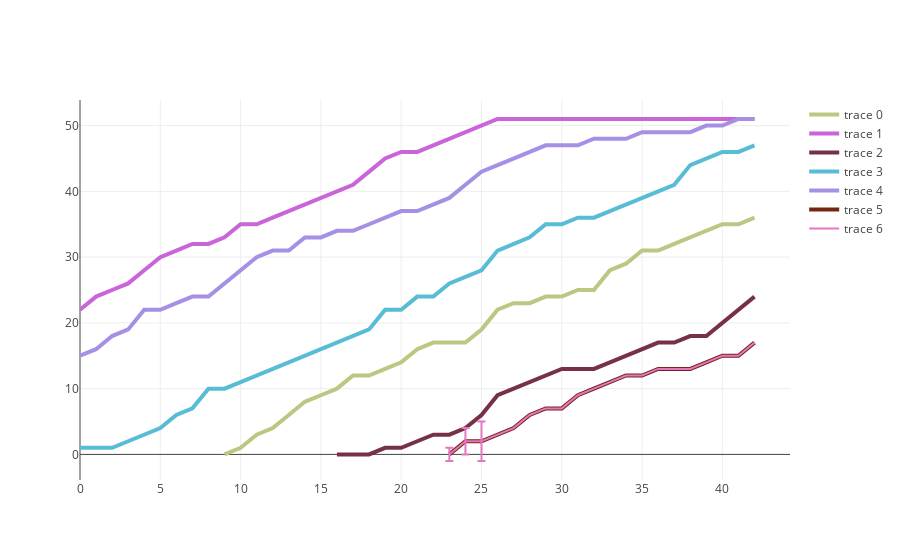

Here is the notebook cell this chart was saved with:
### Markdown cell above
Plotly integrates a lot of variants of scatter plots very easily as arguments to the Scatter plot object. This includes, as mentioned before, Line graphs, but also Error bars, bubble charts, dot plots and so on and so forth. For example, below is an Error bar implementation, and for further information about statistical graphs visit: https://plot.ly/python/statistical-charts/

### Code cell
data = []
for trip in trips:
    trace1 = Scatter(
                x = trip.index.map(lambda x: x.hour*60+x.minute-656),
                y = trip.pdist.map(lambda x: x//1000),
                line = dict(
                    color = ('rgb'+str(tuple(np.random.randint(256, size=3)))),
                    width = 4))
    data.append(trace1)
df = pd.concat(trips)
errortrace = Scatter(
                x = trip.index.map(lambda x: x.hour*60+x.minute-656),
                y = trip.pdist.map(lambda x: x//1000),
                error_y=dict(
                    type='data',
                    array=[1, 2, 3],
                    visible=True
                )
             )
data.append(errortrace)
py.iplot(data)

### Figure 1 — Plotly figure (JSON) as saved in the notebook; plotly's stock layout.template omitted (floating-point values rounded to 4 significant figures)
{"data": [{"line": {"color": "rgb(186, 200, 129)", "width": 4}, "type": "scatter", "x": [9, 10, 11, 12, 13, 14, 15, 16, 17, 18, 19, 20, 21, 22, 23, 24, 25, 26, 27, 28, 29, 30, 31, 32, 33, 34, 35, 36, 37, 38, 39, 40, 41, 42], "y": [0, 1, 3, 4, 6, 8, 9, 10, 12, 12, 13, 14, 16, 17, 17, 17, 19, 22, 23, 23, 24, 24, 25, 25, 28, 29, 31, 31, 32, 33, 34, 35, 35, 36]}, {"line": {"color": "rgb(201, 100, 217)", "width": 4}, "type": "scatter", "x": [0, 1, 2, 3, 4, 5, 6, 7, 8, 9, 10, 11, 12, 13, 14, 15, 16, 17, 18, 19, 20, 21, 22, 23, 24, 25, 26, 27, 28, 29, 30, 31, 32, 33, 34, 35, 36, 37, 38, 39, 40, 41, 42], "y": [22, 24, 25, 26, 28, 30, 31, 32, 32, 33, 35, 35, 36, 37, 38, 39, 40, 41, 43, 45, 46, 46, 47, 48, 49, 50, 51, 51, 51, 51, 51, 51, 51, 51, 51, 51, 51, 51, 51, 51, 51, 51, 51]}, {"line": {"color": "rgb(119, 49, 70)", "width": 4}, "type": "scatter", "x": [16, 17, 18, 19, 20, 21, 22, 23, 24, 25, 26, 27, 28, 29, 30, 31, 32, 33, 34, 35, 36, 37, 38, 39, 40, 41, 42], "y": [0, 0, 0, 1, 1, 2, 3, 3, 4, 6, 9, 10, 11, 12, 13, 13, 13, 14, 15, 16, 17, 17, 18, 18, 20, 22, 24]}, {"line": {"color": "rgb(88, 188, 213)", "width": 4}, "type": "scatter", "x": [0, 1, 2, 3, 3, 5, 6, 7, 8, 9, 10, 11, 12, 13, 14, 15, 16, 17, 18, 19, 20, 21, 22, 23, 24, 25, 26, 27, 28, 29, 30, 31, 32, 33, 34, 35, 36, 37, 38, 39, 40, 41, 42], "y": [1, 1, 1, 2, 2, 4, 6, 7, 10, 10, 11, 12, 13, 14, 15, 16, 17, 18, 19, 22, 22, 24, 24, 26, 27, 28, 31, 32, 33, 35, 35, 36, 36, 37, 38, 39, 40, 41, 44, 45, 46, 46, 47]}, {"line": {"color": "rgb(166, 144, 230)", "width": 4}, "type": "scatter", "x": [0, 1, 2, 3, 4, 5, 6, 7, 8, 9, 10, 11, 12, 13, 14, 15, 16, 17, 18, 19, 20, 21, 22, 23, 24, 25, 26, 27, 28, 29, 30, 31, 32, 33, 34, 35, 36, 37, 38, 39, 40, 41, 42], "y": [15, 16, 18, 19, 22, 22, 23, 24, 24, 26, 28, 30, 31, 31, 33, 33, 34, 34, 35, 36, 37, 37, 38, 39, 41, 43, 44, 45, 46, 47, 47, 47, 48, 48, 48, 49, 49, 49, 49, 50, 50, 51, 51]}, {"line": {"color": "rgb(116, 38, 21)", "width": 4}, "type": "scatter", "x": [23, 24, 25, 26, 27, 28, 29, 30, 31, 32, 33, 34, 35, 36, 37, 38, 39, 40, 41, 42], "y": [0, 2, 2, 3, 4, 6, 7, 7, 9, 10, 11, 12, 12, 13, 13, 13, 14, 15, 15, 17]}, {"error_y": {"array": [1, 2, 3], "type": "data", "visible": true}, "type": "scatter", "x": [23, 24, 25, 26, 27, 28, 29, 30, 31, 32, 33, 34, 35, 36, 37, 38, 39, 40, 41, 42], "y": [0, 2, 2, 3, 4, 6, 7, 7, 9, 10, 11, 12, 12, 13, 13, 13, 14, 15, 15, 17]}], "layout": {}}
